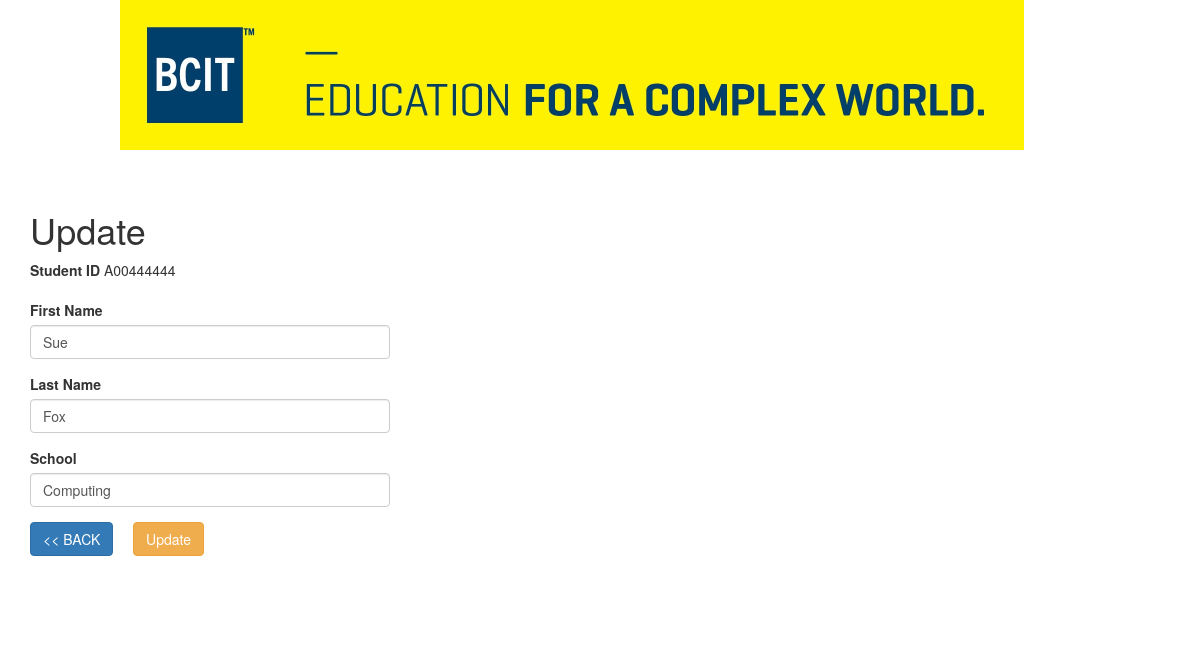
/actions/update/update.php?id=A00444444, run on the app's committed database.
### tables this page shows
CREATE TABLE Students (
    StudentId VARCHAR(10) NOT NULL,
    FirstName VARCHAR(80),
    LastName VARCHAR(80),
    School VARCHAR(50),
    PRIMARY KEY (StudentId)
);

### actions/update/update.php (the view, shortened to what this page needs)
<?php include("../../inc_header.php"); ?>
<h1>Update</h1>
<?php
    if (isset($_GET['id'])) {
        include("../../connect_database.php");
        $id = $_GET['id'];
        $tableName = 'Students';
        $fetchQuery = "SELECT * FROM $tableName WHERE StudentId = ?";
        $fetchStmt = $db->prepare($fetchQuery);
        $fetchStmt->bindParam(1, $id, SQLITE3_TEXT);
        $result = $fetchStmt->execute();
        $row = $result->fetchArray(SQLITE3_ASSOC);
        $StudentId = $row['StudentId'];
        $FirstName = $row['FirstName'];
        $LastName = $row['LastName'];
        $School = $row['School'];
    };
?>
<div class="row">
    <div class="col-md-4">
        <form action="update_process.php" method="post">
            <div class="form-group">
                <label class="control-label">Student ID</label>
                <?php echo $StudentId ?>
            </div>
            <div class="form-group">
                <label for="FirstName" class="control-label">First Name</label>
                <input for="FirstName" class="form-control" name="FirstName" id="FirstName" value="<?php echo $FirstName; ?>" />
            </div>
            <div class="form-group">
                <label for="LastName" class="control-label">Last Name</label>
                <input for="LastName" class="form-control" name="LastName" id="LastName" value="<?php echo $LastName; ?>" />
            </div>
            <div class="form-group">
                <label for="School" class="control-label">School</label>
                <input for="School" class="form-control" name="School" id="School" value="<?php echo $School; ?>" />
            </div>
            <div class="form-group">
                <a href="../../index.php" class="btn btn-small btn-primary">&lt;&lt; BACK</a>
                <input type="submit" value="Update" name="update" class="btn btn-warning" />
            </div>
        </form>
    </div>
</div>
<br />
<?php include("../../inc_footer.php"); ?>

### data on the page
students: StudentId "A00444444", FirstName "Sue", LastName "Fox", School "Computing"
